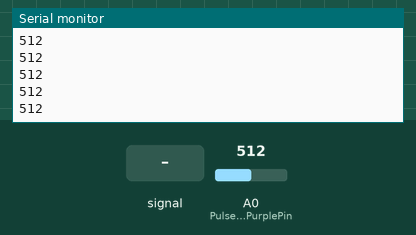
Recording of a sketch running on a simulated Arduino Uno, built with avr-gcc and run on an emulated ATmega328P. Shown: the last lines printed to the serial monitor. The inputs (shaded band) are chosen by the test bench; at power-on: A0 (PulseSensorPurplePin) = 512.

Above: at 1.2 s.
1.3 s: A0 (PulseSensorPurplePin) fed a 200 Hz sine of ±81 counts around its level
At 1.9 s:
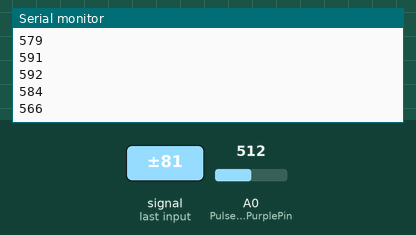
2.8 s: A0 (PulseSensorPurplePin) set to 716
At 3.4 s:
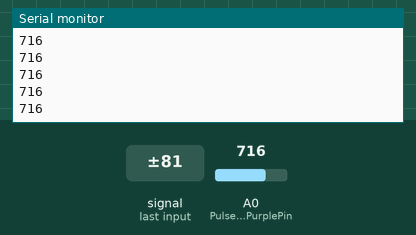
4.3 s: A0 (PulseSensorPurplePin) fed a 1000 Hz sine of ±255 counts around its level
At 5.0 s:
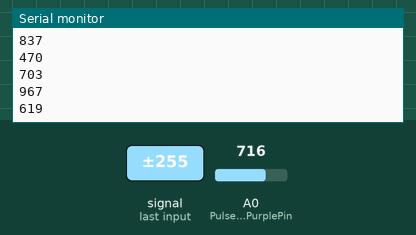
5.8 s: A0 (PulseSensorPurplePin) set to 570
At 6.3 s:
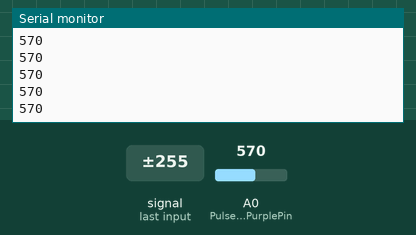
Timing chart, 0 to 8.3 s (numbered marks = the images above; inputs shaded):
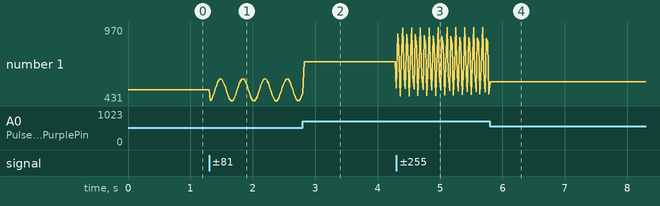

Measured:
- after the input at 1.3 s, the serial monitor: prints a new line at once (image 1)
- after the input at 4.3 s, the serial monitor: prints a new line at once (image 3)
- plotted number 1: 512 → 487 after the input at 1.3 s, 716 → 481 after the input at 4.3 s

The sketch:

HeartSensor.ino
```cpp
/*  PulseSensor Starter Project and Signal Tester
 *  The Best Way to Get Started  With, or See the Raw Signal of, your PulseSensor.com™ & Arduino.
 *
 *  Here is a link to the tutorial
 *  https://pulsesensor.com/pages/code-and-guide
 *
 *  WATCH ME (Tutorial Video):
 *  https://www.youtube.com/watch?v=RbB8NSRa5X4
 *
 *
-------------------------------------------------------------
1) This shows a live human Heartbeat Pulse.
2) Live visualization in Arduino's Cool "Serial Plotter".
3) Blink an LED on each Heartbeat.
4) This is the direct Pulse Sensor's Signal.
5) A great first-step in troubleshooting your circuit and connections.
6) "Human-readable" code that is newbie friendly."

*/


//  Variables
int PulseSensorPurplePin = 0;  // Pulse Sensor PURPLE WIRE connected to ANALOG PIN 0


int Signal;           // holds the incoming raw data. Signal value can range from 0-1024
int Threshold = 580;  // Determine which Signal to "count as a beat", and which to ingore.


// The SetUp Function:
void setup() {
  Serial.begin(115200);  // Set's up Serial Communication at certain speed.
}

// The Main Loop Function
void loop() {

  int Signal = analogRead(PulseSensorPurplePin);  // Read the PulseSensor's value.
  // Assign this value to the "Signal" variable.

  Serial.println(Signal);  // Send "reading " followed by the Signal value to Serial Plotter.

  delay(20);
}
```
